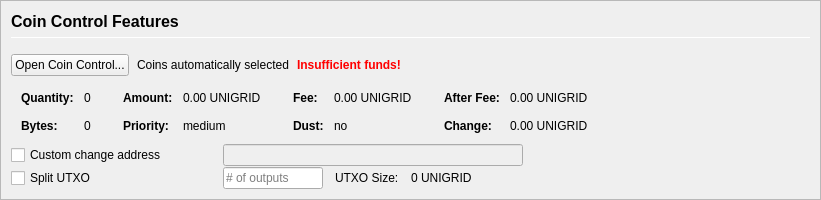
         <widget class="QFrame" name="frameCoinControl">
          <property name="sizePolicy">
           <sizepolicy hsizetype="Expanding" vsizetype="Expanding">
            <horstretch>0</horstretch>
            <verstretch>0</verstretch>
           </sizepolicy>
          </property>
          <property name="maximumSize">
           <size>
            <width>16777215</width>
            <height>16777215</height>
           </size>
          </property>
          <property name="frameShape">
           <enum>QFrame::StyledPanel</enum>
          </property>
          <property name="frameShadow">
           <enum>QFrame::Sunken</enum>
          </property>
          <layout class="QVBoxLayout" name="verticalLayoutCoinControl2">
           <property name="spacing">
            <number>0</number>
           </property>
           <property name="leftMargin">
            <number>0</number>
           </property>
           <property name="topMargin">
            <number>0</number>
           </property>
           <property name="rightMargin">
            <number>0</number>
           </property>
           <property name="bottomMargin">
            <number>0</number>
           </property>
           <item>
            <widget class="QFrame" name="frameCoinControl_BG">
             <layout class="QVBoxLayout" name="verticalLayoutCoinControl" stretch="0,0,0,0,0,0">
              <property name="spacing">
               <number>1</number>
              </property>
              <property name="leftMargin">
               <number>10</number>
              </property>
              <property name="topMargin">
               <number>10</number>
              </property>
              <item>
               <layout class="QHBoxLayout" name="horizontalLayoutCoinControl1">
                <property name="bottomMargin">
                 <number>15</number>
                </property>
                <item>
                 <layout class="QVBoxLayout" name="verticalLayout_3">
                  <property name="spacing">
                   <number>6</number>
                  </property>
                  <item>
                   <widget class="QLabel" name="labelCoinControlFeatures">
                    <property name="sizePolicy">
                     <sizepolicy hsizetype="Preferred" vsizetype="Maximum">
                      <horstretch>0</horstretch>
                      <verstretch>0</verstretch>
                     </sizepolicy>
                    </property>
                    <property name="minimumSize">
                     <size>
                      <width>0</width>
                      <height>20</height>
                     </size>
                    </property>
                    <property name="font">
                     <font>
                      <pointsize>12</pointsize>
                      <weight>75</weight>
                      <bold>true</bold>
                     </font>
                    </property>
                    <property name="styleSheet">
                     <string notr="true">font-weight:bold;</string>
                    </property>
                    <property name="text">
                     <string>Coin Control Features</string>
                    </property>
                   </widget>
                  </item>
                  <item>
                   <widget class="Line" name="line">
                    <property name="minimumSize">
                     <size>
                      <width>0</width>
                      <height>1</height>
                     </size>
                    </property>
                    <property name="maximumSize">
                     <size>
                      <width>16777215</width>
                      <height>1</height>
                     </size>
                    </property>
                    <property name="orientation">
                     <enum>Qt::Horizontal</enum>
                    </property>
                   </widget>
                  </item>
                 </layout>
                </item>
               </layout>
              </item>
              <item>
               <layout class="QHBoxLayout" name="horizontalLayoutCoinControl2" stretch="0,0,0,0">
                <property name="spacing">
                 <number>8</number>
                </property>
                <property name="bottomMargin">
                 <number>10</number>
                </property>
                <item>
                 <widget class="QPushButton" name="pushButtonCoinControl">
                  <property name="styleSheet">
                   <string notr="true"/>
                  </property>
                  <property name="text">
                   <string>Open Coin Control...</string>
                  </property>
                  <property name="autoDefault">
                   <bool>false</bool>
                  </property>
                 </widget>
                </item>
                <item>
                 <widget class="QLabel" name="labelCoinControlAutomaticallySelected">
                  <property name="text">
                   <string>Coins automatically selected</string>
                  </property>
                  <property name="margin">
                   <number>5</number>
                  </property>
                 </widget>
                </item>
                <item>
                 <widget class="QLabel" name="labelCoinControlInsuffFunds">
                  <property name="font">
                   <font>
                    <weight>75</weight>
                    <bold>true</bold>
                   </font>
                  </property>
                  <property name="styleSheet">
                   <string notr="true">color:red;font-weight:bold;</string>
                  </property>
                  <property name="text">
                   <string>Insufficient funds!</string>
                  </property>
                  <property name="margin">
                   <number>5</number>
                  </property>
                 </widget>
                </item>
                <item>
                 <spacer name="horizontalSpacerCoinControl">
                  <property name="orientation">
                   <enum>Qt::Horizontal</enum>
                  </property>
                  <property name="sizeHint" stdset="0">
                   <size>
                    <width>40</width>
                    <height>1</height>
                   </size>
                  </property>
                 </spacer>
                </item>
               </layout>
              </item>
              <item>
               <widget class="QWidget" name="widgetCoinControl" native="true">
                <property name="sizePolicy">
                 <sizepolicy hsizetype="Preferred" vsizetype="Preferred">
                  <horstretch>0</horstretch>
                  <verstretch>0</verstretch>
                 </sizepolicy>
                </property>
                <property name="minimumSize">
                 <size>
                  <width>0</width>
                  <height>0</height>
                 </size>
                </property>
                <property name="styleSheet">
                 <string notr="true"/>
                </property>
                <layout class="QHBoxLayout" name="horizontalLayoutCoinControl5">
                 <property name="leftMargin">
                  <number>0</number>
                 </property>
                 <property name="topMargin">
                  <number>0</number>
                 </property>
                 <property name="rightMargin">
                  <number>0</number>
                 </property>
                 <property name="bottomMargin">
                  <number>0</number>
                 </property>
                 <item>
                  <layout class="QHBoxLayout" name="horizontalLayoutCoinControl3" stretch="0,0,0,1">
                   <property name="spacing">
                    <number>20</number>
                   </property>
                   <property name="topMargin">
                    <number>0</number>
                   </property>
                   <property name="bottomMargin">
                    <number>10</number>
                   </property>
                   <item>
                    <layout class="QFormLayout" name="formLayoutCoinControl1">
                     <property name="horizontalSpacing">
                      <number>10</number>
                     </property>
                     <property name="verticalSpacing">
                      <number>14</number>
                     </property>
                     <property name="leftMargin">
                      <number>10</number>
                     </property>
                     <property name="topMargin">
                      <number>4</number>
                     </property>
                     <property name="rightMargin">
                      <number>6</number>
                     </property>
                     <item row="0" column="0">
                      <widget class="QLabel" name="labelCoinControlQuantityText">
                       <property name="font">
                        <font>
                         <weight>75</weight>
                         <bold>true</bold>
                        </font>
                       </property>
                       <property name="text">
                        <string>Quantity:</string>
                       </property>
                       <property name="margin">
                        <number>0</number>
                       </property>
                      </widget>
                     </item>
                     <item row="0" column="1">
                      <widget class="QLabel" name="labelCoinControlQuantity">
                       <property name="cursor">
                        <cursorShape>IBeamCursor</cursorShape>
                       </property>
                       <property name="contextMenuPolicy">
                        <enum>Qt::ActionsContextMenu</enum>
                       </property>
                       <property name="text">
                        <string notr="true">0</string>
                       </property>
                       <property name="margin">
                        <number>0</number>
                       </property>
                       <property name="textInteractionFlags">
                        <set>Qt::LinksAccessibleByMouse|Qt::TextSelectableByKeyboard|Qt::TextSelectableByMouse</set>
                       </property>
                      </widget>
                     </item>
                     <item row="1" column="0">
                      <widget class="QLabel" name="labelCoinControlBytesText">
                       <property name="font">
                        <font>
                         <weight>75</weight>
                         <bold>true</bold>
                        </font>
                       </property>
                       <property name="text">
                        <string>Bytes:</string>
                       </property>
                      </widget>
                     </item>
                     <item row="1" column="1">
                      <widget class="QLabel" name="labelCoinControlBytes">
                       <property name="cursor">
                        <cursorShape>IBeamCursor</cursorShape>
                       </property>
                       <property name="contextMenuPolicy">
                        <enum>Qt::ActionsContextMenu</enum>
                       </property>
                       <property name="text">
                        <string notr="true">0</string>
                       </property>
                       <property name="textInteractionFlags">
                        <set>Qt::LinksAccessibleByMouse|Qt::TextSelectableByKeyboard|Qt::TextSelectableByMouse</set>
                       </property>
                      </widget>
                     </item>
                    </layout>
                   </item>
                   <item>
                    <layout class="QFormLayout" name="formLayoutCoinControl2">
                     <property name="horizontalSpacing">
                      <number>10</number>
                     </property>
                     <property name="verticalSpacing">
                      <number>14</number>
                     </property>
                     <property name="leftMargin">
                      <number>6</number>
                     </property>
                     <property name="topMargin">
                      <number>4</number>
                     </property>
                     <property name="rightMargin">
                      <number>6</number>
                     </property>
                     <item row="0" column="0">
                      <widget class="QLabel" name="labelCoinControlAmountText">
                       <property name="font">
                        <font>
                         <weight>75</weight>
                         <bold>true</bold>
                        </font>
                       </property>
                       <property name="text">
                        <string>Amount:</string>
                       </property>
                       <property name="margin">
                        <number>0</number>
                       </property>
                      </widget>
                     </item>
                     <item row="0" column="1">
                      <widget class="QLabel" name="labelCoinControlAmount">
                       <property name="cursor">
                        <cursorShape>IBeamCursor</cursorShape>
                       </property>
                       <property name="contextMenuPolicy">
                        <enum>Qt::ActionsContextMenu</enum>
                       </property>
                       <property name="text">
                        <string notr="true">0.00 UNIGRID</string>
                       </property>
                       <property name="textInteractionFlags">
                        <set>Qt::LinksAccessibleByMouse|Qt::TextSelectableByKeyboard|Qt::TextSelectableByMouse</set>
                       </property>
                      </widget>
                     </item>
                     <item row="1" column="0">
                      <widget class="QLabel" name="labelCoinControlPriorityText">
                       <property name="font">
                        <font>
                         <weight>75</weight>
                         <bold>true</bold>
                        </font>
                       </property>
                       <property name="text">
                        <string>Priority:</string>
                       </property>
                      </widget>
                     </item>
                     <item row="1" column="1">
                      <widget class="QLabel" name="labelCoinControlPriority">
                       <property name="cursor">
                        <cursorShape>IBeamCursor</cursorShape>
                       </property>
                       <property name="contextMenuPolicy">
                        <enum>Qt::ActionsContextMenu</enum>
                       </property>
                       <property name="text">
                        <string>medium</string>
                       </property>
                       <property name="textInteractionFlags">
                        <set>Qt::LinksAccessibleByMouse|Qt::TextSelectableByKeyboard|Qt::TextSelectableByMouse</set>
                       </property>
                      </widget>
                     </item>
                    </layout>
                   </item>
                   <item>
                    <layout class="QFormLayout" name="formLayoutCoinControl3">
                     <property name="horizontalSpacing">
                      <number>10</number>
                     </property>
                     <property name="verticalSpacing">
                      <number>14</number>
                     </property>
                     <property name="leftMargin">
                      <number>6</number>
                     </property>
                     <property name="topMargin">
                      <number>4</number>
                     </property>
                     <property name="rightMargin">
                      <number>6</number>
                     </property>
                     <item row="0" column="0">
                      <widget class="QLabel" name="labelCoinControlFeeText">
                       <property name="font">
                        <font>
                         <weight>75</weight>
                         <bold>true</bold>
                        </font>
                       </property>
                       <property name="text">
                        <string>Fee:</string>
                       </property>
                       <property name="margin">
                        <number>0</number>
                       </property>
                      </widget>
                     </item>
                     <item row="0" column="1">
                      <widget class="QLabel" name="labelCoinControlFee">
                       <property name="cursor">
                        <cursorShape>IBeamCursor</cursorShape>
                       </property>
                       <property name="contextMenuPolicy">
                        <enum>Qt::ActionsContextMenu</enum>
                       </property>
                       <property name="text">
                        <string notr="true">0.00 UNIGRID</string>
                       </property>
                       <property name="textInteractionFlags">
                        <set>Qt::LinksAccessibleByMouse|Qt::TextSelectableByKeyboard|Qt::TextSelectableByMouse</set>
                       </property>
                      </widget>
                     </item>
                     <item row="1" column="0">
                      <widget class="QLabel" name="labelCoinControlLowOutputText">
                       <property name="font">
                        <font>
                         <weight>75</weight>
                         <bold>true</bold>
                        </font>
                       </property>
                       <property name="text">
                        <string>Dust:</string>
                       </property>
                      </widget>
                     </item>
                     <item row="1" column="1">
                      <widget class="QLabel" name="labelCoinControlLowOutput">
                       <property name="cursor">
                        <cursorShape>IBeamCursor</cursorShape>
                       </property>
                       <property name="contextMenuPolicy">
                        <enum>Qt::ActionsContextMenu</enum>
                       </property>
                       <property name="text">
                        <string>no</string>
                       </property>
                       <property name="textInteractionFlags">
                        <set>Qt::LinksAccessibleByMouse|Qt::TextSelectableByKeyboard|Qt::TextSelectableByMouse</set>
                       </property>
                      </widget>
                     </item>
                    </layout>
                   </item>
                   <item>
                    <layout class="QFormLayout" name="formLayoutCoinControl4">
                     <property name="horizontalSpacing">
                      <number>10</number>
                     </property>
                     <property name="verticalSpacing">
                      <number>14</number>
                     </property>
                     <property name="leftMargin">
                      <number>6</number>
                     </property>
                     <property name="topMargin">
                      <number>4</number>
                     </property>
                     <property name="rightMargin">
                      <number>6</number>
                     </property>
                     <item row="0" column="0">
                      <widget class="QLabel" name="labelCoinControlAfterFeeText">
                       <property name="font">
                        <font>
                         <weight>75</weight>
                         <bold>true</bold>
                        </font>
                       </property>
                       <property name="text">
                        <string>After Fee:</string>
                       </property>
                       <property name="margin">
                        <number>0</number>
                       </property>
                      </widget>
                     </item>
                     <item row="0" column="1">
                      <widget class="QLabel" name="labelCoinControlAfterFee">
                       <property name="cursor">
                        <cursorShape>IBeamCursor</cursorShape>
                       </property>
                       <property name="contextMenuPolicy">
                        <enum>Qt::ActionsContextMenu</enum>
                       </property>
                       <property name="text">
                        <string notr="true">0.00 UNIGRID</string>
                       </property>
                       <property name="textInteractionFlags">
                        <set>Qt::LinksAccessibleByMouse|Qt::TextSelectableByKeyboard|Qt::TextSelectableByMouse</set>
                       </property>
                      </widget>
                     </item>
                     <item row="1" column="0">
                      <widget class="QLabel" name="labelCoinControlChangeText">
                       <property name="font">
                        <font>
                         <weight>75</weight>
                         <bold>true</bold>
                        </font>
                       </property>
                       <property name="text">
                        <string>Change:</string>
                       </property>
                      </widget>
                     </item>
                     <item row="1" column="1">
                      <widget class="QLabel" name="labelCoinControlChange">
                       <property name="cursor">
                        <cursorShape>IBeamCursor</cursorShape>
                       </property>
                       <property name="contextMenuPolicy">
                        <enum>Qt::ActionsContextMenu</enum>
                       </property>
                       <property name="text">
                        <string notr="true">0.00 UNIGRID</string>
                       </property>
                       <property name="textInteractionFlags">
                        <set>Qt::LinksAccessibleByMouse|Qt::TextSelectableByKeyboard|Qt::TextSelectableByMouse</set>
                       </property>
                      </widget>
                     </item>
                    </layout>
                   </item>
                  </layout>
                 </item>
                </layout>
               </widget>
              </item>
              <item>
               <layout class="QHBoxLayout" name="horizontalLayoutCoinControl4">
                <property name="spacing">
                 <number>12</number>
                </property>
                <property name="sizeConstraint">
                 <enum>QLayout::SetDefaultConstraint</enum>
                </property>
                <property name="topMargin">
                 <number>0</number>
                </property>
                <property name="rightMargin">
                 <number>0</number>
                </property>
                <item>
                 <widget class="QCheckBox" name="checkBoxCoinControlChange">
                  <property name="sizePolicy">
                   <sizepolicy hsizetype="Preferred" vsizetype="Preferred">
                    <horstretch>0</horstretch>
                    <verstretch>0</verstretch>
                   </sizepolicy>
                  </property>
                  <property name="minimumSize">
                   <size>
                    <width>200</width>
                    <height>0</height>
                   </size>
                  </property>
                  <property name="maximumSize">
                   <size>
                    <width>200</width>
                    <height>16777215</height>
                   </size>
                  </property>
                  <property name="toolTip">
                   <string>If this is activated, but the change address is empty or invalid, change will be sent to a newly generated address.</string>
                  </property>
                  <property name="text">
                   <string>Custom change address</string>
                  </property>
                 </widget>
                </item>
                <item>
                 <widget class="QValidatedLineEdit" name="lineEditCoinControlChange">
                  <property name="enabled">
                   <bool>false</bool>
                  </property>
                  <property name="sizePolicy">
                   <sizepolicy hsizetype="Preferred" vsizetype="Preferred">
                    <horstretch>0</horstretch>
                    <verstretch>0</verstretch>
                   </sizepolicy>
                  </property>
                  <property name="minimumSize">
                   <size>
                    <width>300</width>
                    <height>0</height>
                   </size>
                  </property>
                 </widget>
                </item>
                <item>
                 <widget class="QLabel" name="labelCoinControlChangeLabel">
                  <property name="sizePolicy">
                   <sizepolicy hsizetype="Preferred" vsizetype="Preferred">
                    <horstretch>0</horstretch>
                    <verstretch>0</verstretch>
                   </sizepolicy>
                  </property>
                  <property name="minimumSize">
                   <size>
                    <width>100</width>
                    <height>0</height>
                   </size>
                  </property>
                  <property name="text">
                   <string/>
                  </property>
                  <property name="margin">
                   <number>3</number>
                  </property>
                 </widget>
                </item>
               </layout>
              </item>
              <item>
               <layout class="QHBoxLayout" name="horizontalLayoutCoinControl6">
                <property name="spacing">
                 <number>12</number>
                </property>
                <property name="rightMargin">
                 <number>0</number>
                </property>
                <item>
                 <widget class="QCheckBox" name="splitBlockCheckBox">
                  <property name="sizePolicy">
                   <sizepolicy hsizetype="Preferred" vsizetype="Preferred">
                    <horstretch>0</horstretch>
                    <verstretch>0</verstretch>
                   </sizepolicy>
                  </property>
                  <property name="minimumSize">
                   <size>
                    <width>200</width>
                    <height>0</height>
                   </size>
                  </property>
                  <property name="maximumSize">
                   <size>
                    <width>200</width>
                    <height>16777215</height>
                   </size>
                  </property>
                  <property name="text">
                   <string>Split UTXO</string>
                  </property>
                 </widget>
                </item>
                <item>
                 <widget class="QLineEdit" name="splitBlockLineEdit">
                  <property name="sizePolicy">
                   <sizepolicy hsizetype="Preferred" vsizetype="Preferred">
                    <horstretch>50</horstretch>
                    <verstretch>0</verstretch>
                   </sizepolicy>
                  </property>
                  <property name="minimumSize">
                   <size>
                    <width>100</width>
                    <height>0</height>
                   </size>
                  </property>
                  <property name="maximumSize">
                   <size>
                    <width>100</width>
                    <height>16777215</height>
                   </size>
                  </property>
                  <property name="placeholderText">
                   <string># of outputs</string>
                  </property>
                 </widget>
                </item>
                <item>
                 <widget class="QLabel" name="labelBlockSizeText">
                  <property name="text">
                   <string>UTXO Size:</string>
                  </property>
                 </widget>
                </item>
                <item>
                 <widget class="QLabel" name="labelBlockSize">
                  <property name="text">
                   <string>0 UNIGRID</string>
                  </property>
                 </widget>
                </item>
                <item>
                 <spacer name="horizontalSpacer_7">
                  <property name="orientation">
                   <enum>Qt::Horizontal</enum>
                  </property>
                  <property name="sizeHint" stdset="0">
                   <size>
                    <width>40</width>
                    <height>20</height>
                   </size>
                  </property>
                 </spacer>
                </item>
               </layout>
              </item>
              <item>
               <spacer name="verticalSpacerCoinControl">
                <property name="orientation">
                 <enum>Qt::Vertical</enum>
                </property>
                <property name="sizeHint" stdset="0">
                 <size>
                  <width>800</width>
                  <height>1</height>
                 </size>
                </property>
               </spacer>
              </item>
             </layout>
            </widget>
           </item>
          </layout>
         </widget>
